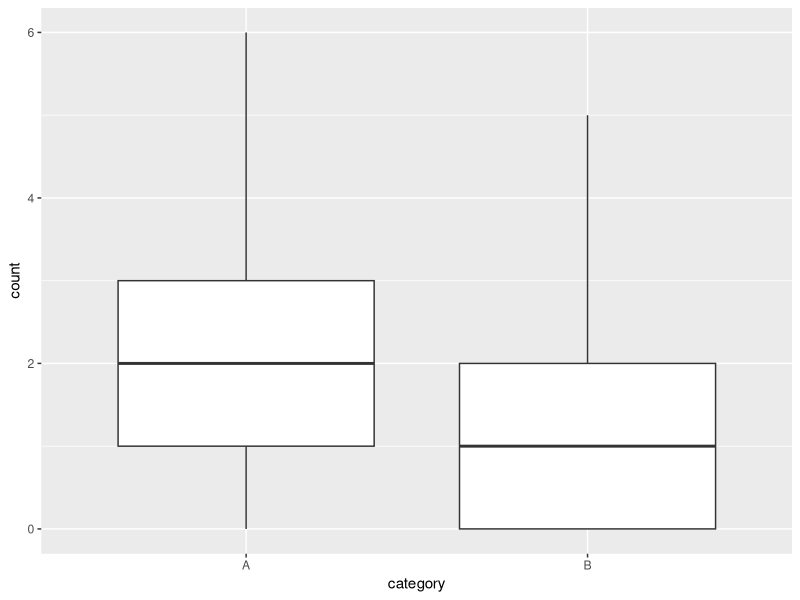
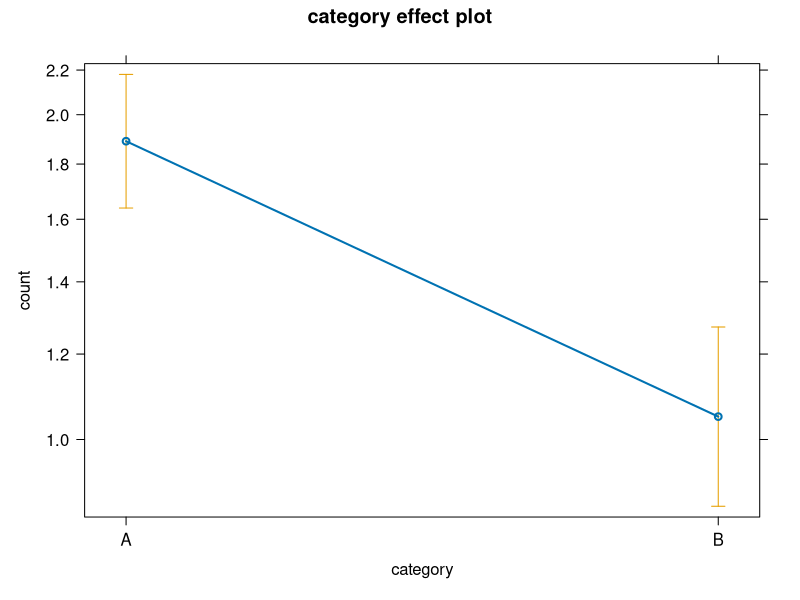
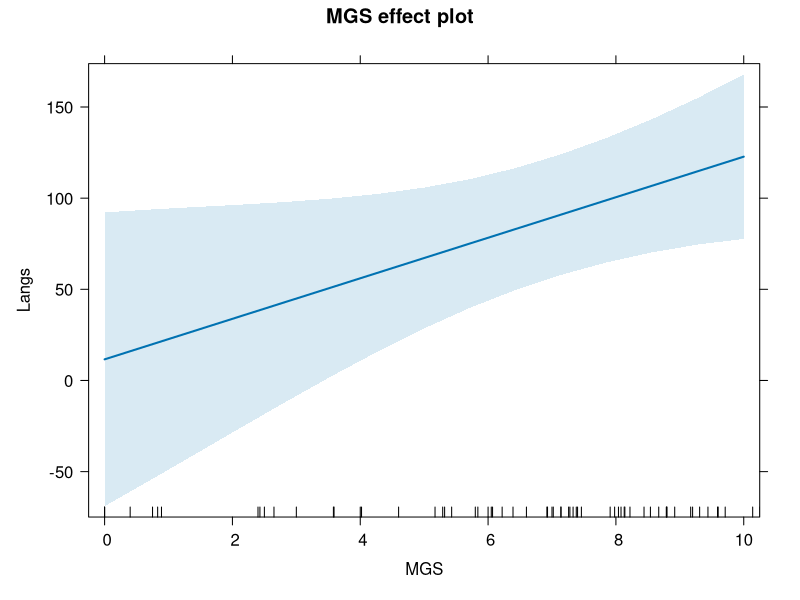

The R source for these figures, in order: (Note: this script raises an error after producing the figures.)
########################
# Modeling count data  #
########################


# libraries ---------------------------------------------------------------

library(tidyverse)
library(glmmTMB)
library(MASS)
library(pscl)
library(effects)
library(vcd)
library(car)
library(readxl)
library(ggbeeswarm)
library(VGAM)
library(AER)


# fake data ---------------------------------------------------------------
set.seed(utf8ToInt("Ascona"))
counts <- rpois(100, lambda = 2)
counts2 <- rpois(100, lambda = 1)

# dataframe
df <- tibble(category = c(rep("A", 100), rep("B", 100)),
       count = c(counts, counts2))

# plot
ggplot(df, aes(x = category, y = count)) +
  geom_boxplot()

# model
m <- glm(count ~ category, family = "poisson", data = df)
summary(m)
plot(allEffects(m))


# check assumptions

# how many zeros does the model predict?

# The predict() function returns the means that
# the model estimates.
preds <- predict(m, type = "response")
preds


# the density distribution function (for Poisson: dpois)
# returns the probability that the observation
# is equal to a given value, given the current
# lambda value. 
sum(dpois(x=0, lambda = preds)) # ca. 50 zeros expected


# calculate Pearson chisquare & Pearson dispersion
# Pearson dispersion value of 0 indicates a "true"
# Poisson distribution. Higher values indicate
# overdisperson, lower values indicate under-
# dispersion.
pr <- resid(m, type = "pearson") # residuals
pchi2 <- sum(residuals(m, type="pearson")^2) #Pearson chi-squared
disp <- pchi2/m$df.residual # Pearson disperson statistic
pchi2; disp

# AER package has a test for over-/underdispersion:
dispersiontest(m, alt = "two.sided") # null hypothesis: equidispersion


# Nettle data -------------------------------------------------------------

d <- read_csv("../data/nettle_1999_climate.csv")

# simple Poisson model

m1 <- glm(Langs ~ MGS, data = d)

# plot
plot(allEffects(m1))

# Pearson dispersion to check for over-
# and underdispersion

pr <- resid(m1, type = "pearson") # residuals
pchi2 <- sum(residuals(m1, type="pearson")^2) #Pearson chi-squared
disp <- pchi2/m1$df.residual # Pearson disperson statistic
pchi2; disp #woah!


# also check for zero-inflation:
# how many 0s does the model predict?
preds <- predict(m1, type = "response")
sum(dpois(x=0, lambda = preds)) %>% round

# none - this is in line with our data,
# where we don't have 0 because of course
# we can't have 0 laguages anywhere...

# (This of course raises the theoretical question
# of whether the assumption is fulfilled that zero
# is in principle possible, or whether we should
# use a zero-truncated Poisson or
# negative binomial model instead!)

# zero-truncated (positive) negative binomial model:
m2 <- vglm(Langs ~ MGS + offset(Area), family = posnegbinomial(),
           data = d)
summary(m2) # Hauck-Donner effect: test statistic
# fails to increase monotonically as a function 
# of its distance from the null value;
# leads to extremely high standard errors




######################
### ZERO-INFLATION ###
######################

# fake data ---------------------------------------------------------------
# (adapted from https://aosmith.rbind.io/2019/03/06/lots-of-zeros/)

# simulate data with a single, continuous independent variable

set.seed(16)
x <- runif(200, 2, 10) # simulate explanatory variable
b0 <- 1 # set value of intercept
b1 <- 0.25 # set value of slope
means <- exp(b0 + b1*x) # calculate true means
theta <- 0.25 # true theta


# simulate data from the negative binomial distribution
y <- rnbinom(200, mu = means, size = theta)


# fit negative binomial model
fit1 <- glm.nb(y ~ x)

# check for excess zeros:
# how many zeros are in the data?
sum(y == 0)

# How many zeros does the model predict?
preds <- predict(fit1, type = "response") # estimated means
esttheta <- summary(fit1)$theta # estimated theta
prop0 <- dnbinom(x = 0, mu = preds, size = esttheta )
round(sum(prop0))

# fit Poisson model instead
fit2 <- glm(y ~ x, family = poisson)
sum(y == 0)

# how many zeros does the model predict?
round( sum( dpois(x = 0,
                  lambda = predict(fit2, type = "response") ) ) )  # 0!



# spelling errors data ----------------------------------------------------

dat <- read_xlsx("../data/errors_data.xlsx")

# improve column names
colnames(dat) <- gsub(" ", "_", colnames(dat))

# English names for categories
dat$Category <- case_when(dat$Kategorie_grob=="Stamm" ~ "Stem",
                            dat$Kategorie_grob=="Derivation" ~ "Derivation",
                            dat$Kategorie_grob=="Flexion" ~ "Inflection")

dat$Category <- factor(dat$Category, levels = c("Stem", "Derivation", "Inflection"))

# visualize
ggplot(dat, aes(x = Category)) + geom_bar()



# fake data ---------------------------------------------------------------

# from McElreath (2021: 378)

# define parameters
prob_drink <- 0.2 # 20% of days
rate_work <- 1 # average 1 manuscript per day

# sample one year of production
N <- 365

# simulate days on which the monks drink
set.seed(365)
drink <- rbinom(N, 1, prob_drink)

# simulate number of completed manuscripts
y <- (1-drink)*rpois(N, rate_work)

# visualize
hist(y)
table(y) %>% barplot() # many days on which the monks produce 0 manuscripts!

# zero-inflated Poisson model:

# dataframe 
monks <- tibble(drink = drink,
       manuscripts = y)

ggplot(monks, aes(x = manuscripts, fill = factor(drink), group = factor(drink))) + geom_bar(position = "dodge")

m_monks <- zeroinfl(manuscripts ~ factor(drink), data = monks)
summary(m_monks)

# data --------------------------------------------------------------------

d <- read_csv("../data/nettle_1999_climate.csv")




# visualization -----------------------------------------------------------

# visualize data to show
# distributions

ggplot(d, aes(x = MGS, y = Langs)) +
  geom_point() + geom_smooth(method = MASS::glm.nb)



# fit model
m <- glm.nb(Langs ~ MGS + offset(Area), data = d)

# model summary
summary(m)


# compare with model without MGS
m0 <- glm.nb(Langs ~ 1 + offset(Area), data = d)
anova(m, m0)

# model assumptions:
# NB models assume that
# the conditional means are not equal 
# to the conditional variances

m_pois <- glm(Langs ~ MGS + offset(Area), family = "poisson", data = d)

# likelihood ratio test comparing the Poisson
# model and the negative binomial model:

pchisq(2*(logLik(m) - logLik(m_pois)), df = 3, lower.tail = F)

# estimated chi-squared value:
2*(logLik(m) - logLik(m_pois))




# plot
ggplot(d, aes(x = MGS, y = Langs)) +
  geom_point() + geom_smooth(method = MASS::glm.nb)



# model diagnostics -------------------------------------------------------

# observed vs. fitted frequencies
fit <- goodfit(d$Langs, type = "nbinomial")
summary(fit)
rootogram(fit)

Ord_plot(d$Langs, type = "nbinomial")
anova(m, test = "Chisq")

# check for influential datapoints
influencePlot(m)
